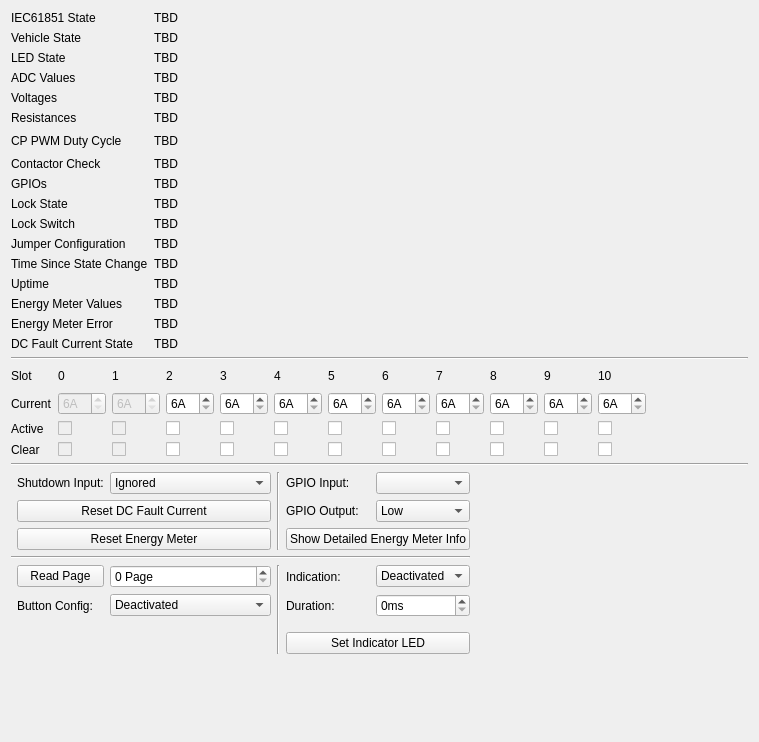
<?xml version="1.0" encoding="UTF-8"?>
<ui version="4.0">
 <class>EVSEV2</class>
 <widget class="QWidget" name="EVSEV2">
  <property name="geometry">
   <rect>
    <x>0</x>
    <y>0</y>
    <width>759</width>
    <height>742</height>
   </rect>
  </property>
  <property name="windowTitle">
   <string>Form</string>
  </property>
  <layout class="QVBoxLayout" name="verticalLayout">
   <item>
    <layout class="QGridLayout" name="gridLayout">
     <item row="9" column="0">
      <widget class="QLabel" name="label_9">
       <property name="text">
        <string>Lock State</string>
       </property>
      </widget>
     </item>
     <item row="9" column="1">
      <widget class="QLabel" name="label_lock_state">
       <property name="text">
        <string>TBD</string>
       </property>
      </widget>
     </item>
     <item row="0" column="0">
      <widget class="QLabel" name="label">
       <property name="text">
        <string>IEC61851 State</string>
       </property>
      </widget>
     </item>
     <item row="13" column="0">
      <widget class="QLabel" name="label1">
       <property name="text">
        <string>Time Since State Change</string>
       </property>
      </widget>
     </item>
     <item row="2" column="0">
      <widget class="QLabel" name="label_2">
       <property name="text">
        <string>LED State</string>
       </property>
      </widget>
     </item>
     <item row="8" column="0">
      <widget class="QLabel" name="label_8">
       <property name="text">
        <string>GPIOs</string>
       </property>
      </widget>
     </item>
     <item row="7" column="0">
      <widget class="QLabel" name="label_6">
       <property name="text">
        <string>Contactor Check</string>
       </property>
      </widget>
     </item>
     <item row="6" column="0">
      <widget class="QLabel" name="label_5">
       <property name="text">
        <string>CP PWM Duty Cycle</string>
       </property>
      </widget>
     </item>
     <item row="11" column="0">
      <widget class="QLabel" name="label_13">
       <property name="text">
        <string>Lock Switch</string>
       </property>
      </widget>
     </item>
     <item row="0" column="1">
      <widget class="QLabel" name="label_iec61851_state">
       <property name="text">
        <string>TBD</string>
       </property>
      </widget>
     </item>
     <item row="3" column="1">
      <widget class="QLabel" name="label_adc_values">
       <property name="text">
        <string>TBD</string>
       </property>
      </widget>
     </item>
     <item row="5" column="0">
      <widget class="QLabel" name="label_19">
       <property name="text">
        <string>Resistances</string>
       </property>
      </widget>
     </item>
     <item row="4" column="0">
      <widget class="QLabel" name="label_17">
       <property name="text">
        <string>Voltages</string>
       </property>
      </widget>
     </item>
     <item row="2" column="1">
      <widget class="QLabel" name="label_led_state">
       <property name="text">
        <string>TBD</string>
       </property>
      </widget>
     </item>
     <item row="6" column="1">
      <widget class="QLabel" name="label_cp_pwm_duty_cycle">
       <property name="text">
        <string>TBD</string>
       </property>
      </widget>
     </item>
     <item row="7" column="1">
      <widget class="QLabel" name="label_contactor_check">
       <property name="text">
        <string>TBD</string>
       </property>
      </widget>
     </item>
     <item row="16" column="1">
      <widget class="QLabel" name="label_energy_meter_error">
       <property name="text">
        <string>TBD</string>
       </property>
      </widget>
     </item>
     <item row="17" column="0">
      <widget class="QLabel" name="label_7">
       <property name="text">
        <string>DC Fault Current State</string>
       </property>
      </widget>
     </item>
     <item row="8" column="1">
      <widget class="QLabel" name="label_gpios">
       <property name="text">
        <string>TBD</string>
       </property>
      </widget>
     </item>
     <item row="11" column="1">
      <widget class="QLabel" name="label_lock_switch">
       <property name="text">
        <string>TBD</string>
       </property>
      </widget>
     </item>
     <item row="14" column="0">
      <widget class="QLabel" name="label_16">
       <property name="text">
        <string>Uptime</string>
       </property>
      </widget>
     </item>
     <item row="14" column="1">
      <widget class="QLabel" name="label_uptime">
       <property name="text">
        <string>TBD</string>
       </property>
      </widget>
     </item>
     <item row="3" column="0">
      <widget class="QLabel" name="label_18">
       <property name="text">
        <string>ADC Values</string>
       </property>
      </widget>
     </item>
     <item row="4" column="1">
      <widget class="QLabel" name="label_voltages">
       <property name="text">
        <string>TBD</string>
       </property>
      </widget>
     </item>
     <item row="5" column="1">
      <widget class="QLabel" name="label_resistances">
       <property name="text">
        <string>TBD</string>
       </property>
      </widget>
     </item>
     <item row="13" column="1">
      <widget class="QLabel" name="label_time_since_state_change">
       <property name="text">
        <string>TBD</string>
       </property>
      </widget>
     </item>
     <item row="1" column="0">
      <widget class="QLabel" name="label_26">
       <property name="text">
        <string>Vehicle State</string>
       </property>
      </widget>
     </item>
     <item row="1" column="1">
      <widget class="QLabel" name="label_vehicle_state">
       <property name="text">
        <string>TBD</string>
       </property>
      </widget>
     </item>
     <item row="15" column="0">
      <widget class="QLabel" name="label_3">
       <property name="text">
        <string>Energy Meter Values</string>
       </property>
      </widget>
     </item>
     <item row="6" column="2">
      <spacer name="horizontalSpacer">
       <property name="orientation">
        <enum>Qt::Horizontal</enum>
       </property>
       <property name="sizeHint" stdset="0">
        <size>
         <width>40</width>
         <height>20</height>
        </size>
       </property>
      </spacer>
     </item>
     <item row="15" column="1">
      <widget class="QLabel" name="label_energy_meter_values">
       <property name="text">
        <string>TBD</string>
       </property>
      </widget>
     </item>
     <item row="16" column="0">
      <widget class="QLabel" name="label_4">
       <property name="text">
        <string>Energy Meter Error</string>
       </property>
      </widget>
     </item>
     <item row="17" column="1">
      <widget class="QLabel" name="label_dc_fault_current_state">
       <property name="text">
        <string>TBD</string>
       </property>
      </widget>
     </item>
     <item row="12" column="0">
      <widget class="QLabel" name="label_12">
       <property name="text">
        <string>Jumper Configuration</string>
       </property>
      </widget>
     </item>
     <item row="12" column="1">
      <widget class="QLabel" name="label_jumper_configuration">
       <property name="text">
        <string>TBD</string>
       </property>
      </widget>
     </item>
    </layout>
   </item>
   <item>
    <widget class="Line" name="line_8">
     <property name="orientation">
      <enum>Qt::Horizontal</enum>
     </property>
    </widget>
   </item>
   <item>
    <layout class="QGridLayout" name="gridLayout_3">
     <item row="0" column="0">
      <widget class="QLabel" name="label_10">
       <property name="text">
        <string>Slot</string>
       </property>
      </widget>
     </item>
     <item row="1" column="3">
      <widget class="QSpinBox" name="spin_slot_current_2">
       <property name="suffix">
        <string>A</string>
       </property>
       <property name="minimum">
        <number>6</number>
       </property>
       <property name="maximum">
        <number>32</number>
       </property>
      </widget>
     </item>
     <item row="2" column="7">
      <widget class="QCheckBox" name="check_slot_active_6">
       <property name="text">
        <string/>
       </property>
      </widget>
     </item>
     <item row="1" column="0">
      <widget class="QLabel" name="label_15">
       <property name="text">
        <string>Current</string>
       </property>
      </widget>
     </item>
     <item row="2" column="0">
      <widget class="QLabel" name="label_22">
       <property name="text">
        <string>Active</string>
       </property>
      </widget>
     </item>
     <item row="3" column="0">
      <widget class="QLabel" name="label_23">
       <property name="text">
        <string>Clear</string>
       </property>
      </widget>
     </item>
     <item row="1" column="1">
      <widget class="QSpinBox" name="spin_slot_current_0">
       <property name="enabled">
        <bool>false</bool>
       </property>
       <property name="suffix">
        <string>A</string>
       </property>
       <property name="minimum">
        <number>6</number>
       </property>
       <property name="maximum">
        <number>32</number>
       </property>
      </widget>
     </item>
     <item row="0" column="1">
      <widget class="QLabel" name="label_24">
       <property name="text">
        <string>0</string>
       </property>
      </widget>
     </item>
     <item row="2" column="1">
      <widget class="QCheckBox" name="check_slot_active_0">
       <property name="enabled">
        <bool>false</bool>
       </property>
       <property name="text">
        <string/>
       </property>
      </widget>
     </item>
     <item row="2" column="2">
      <widget class="QCheckBox" name="check_slot_active_1">
       <property name="enabled">
        <bool>false</bool>
       </property>
       <property name="text">
        <string/>
       </property>
      </widget>
     </item>
     <item row="3" column="1">
      <widget class="QCheckBox" name="check_slot_clear_0">
       <property name="enabled">
        <bool>false</bool>
       </property>
       <property name="text">
        <string/>
       </property>
      </widget>
     </item>
     <item row="0" column="2">
      <widget class="QLabel" name="label_25">
       <property name="text">
        <string>1</string>
       </property>
      </widget>
     </item>
     <item row="0" column="3">
      <widget class="QLabel" name="label_29">
       <property name="text">
        <string>2</string>
       </property>
      </widget>
     </item>
     <item row="0" column="4">
      <widget class="QLabel" name="label_30">
       <property name="text">
        <string>3</string>
       </property>
      </widget>
     </item>
     <item row="0" column="5">
      <widget class="QLabel" name="label_31">
       <property name="text">
        <string>4</string>
       </property>
      </widget>
     </item>
     <item row="0" column="6">
      <widget class="QLabel" name="label_32">
       <property name="text">
        <string>5</string>
       </property>
      </widget>
     </item>
     <item row="0" column="7">
      <widget class="QLabel" name="label_33">
       <property name="text">
        <string>6</string>
       </property>
      </widget>
     </item>
     <item row="0" column="8">
      <widget class="QLabel" name="label_34">
       <property name="text">
        <string>7</string>
       </property>
      </widget>
     </item>
     <item row="0" column="9">
      <widget class="QLabel" name="label_35">
       <property name="text">
        <string>8</string>
       </property>
      </widget>
     </item>
     <item row="0" column="10">
      <widget class="QLabel" name="label_36">
       <property name="text">
        <string>9</string>
       </property>
      </widget>
     </item>
     <item row="0" column="11">
      <widget class="QLabel" name="label_37">
       <property name="text">
        <string>10</string>
       </property>
      </widget>
     </item>
     <item row="3" column="2">
      <widget class="QCheckBox" name="check_slot_clear_1">
       <property name="enabled">
        <bool>false</bool>
       </property>
       <property name="text">
        <string/>
       </property>
      </widget>
     </item>
     <item row="2" column="3">
      <widget class="QCheckBox" name="check_slot_active_2">
       <property name="text">
        <string/>
       </property>
      </widget>
     </item>
     <item row="3" column="3">
      <widget class="QCheckBox" name="check_slot_clear_2">
       <property name="text">
        <string/>
       </property>
      </widget>
     </item>
     <item row="2" column="4">
      <widget class="QCheckBox" name="check_slot_active_3">
       <property name="text">
        <string/>
       </property>
      </widget>
     </item>
     <item row="3" column="4">
      <widget class="QCheckBox" name="check_slot_clear_3">
       <property name="text">
        <string/>
       </property>
      </widget>
     </item>
     <item row="2" column="5">
      <widget class="QCheckBox" name="check_slot_active_4">
       <property name="text">
        <string/>
       </property>
      </widget>
     </item>
     <item row="3" column="5">
      <widget class="QCheckBox" name="check_slot_clear_4">
       <property name="text">
        <string/>
       </property>
      </widget>
     </item>
     <item row="2" column="6">
      <widget class="QCheckBox" name="check_slot_active_5">
       <property name="text">
        <string/>
       </property>
      </widget>
     </item>
     <item row="3" column="6">
      <widget class="QCheckBox" name="check_slot_clear_5">
       <property name="text">
        <string/>
       </property>
      </widget>
     </item>
     <item row="3" column="7">
      <widget class="QCheckBox" name="check_slot_clear_6">
       <property name="text">
        <string/>
       </property>
      </widget>
     </item>
     <item row="2" column="8">
      <widget class="QCheckBox" name="check_slot_active_7">
       <property name="text">
        <string/>
       </property>
      </widget>
     </item>
     <item row="3" column="8">
      <widget class="QCheckBox" name="check_slot_clear_7">
       <property name="text">
        <string/>
       </property>
      </widget>
     </item>
     <item row="2" column="9">
      <widget class="QCheckBox" name="check_slot_active_8">
       <property name="text">
        <string/>
       </property>
      </widget>
     </item>
     <item row="2" column="10">
      <widget class="QCheckBox" name="check_slot_active_9">
       <property name="text">
        <string/>
       </property>
      </widget>
     </item>
     <item row="2" column="11">
      <widget class="QCheckBox" name="check_slot_active_10">
       <property name="text">
        <string/>
       </property>
      </widget>
     </item>
     <item row="3" column="9">
      <widget class="QCheckBox" name="check_slot_clear_8">
       <property name="text">
        <string/>
       </property>
      </widget>
     </item>
     <item row="3" column="10">
      <widget class="QCheckBox" name="check_slot_clear_9">
       <property name="text">
        <string/>
       </property>
      </widget>
     </item>
     <item row="3" column="11">
      <widget class="QCheckBox" name="check_slot_clear_10">
       <property name="text">
        <string/>
       </property>
      </widget>
     </item>
     <item row="1" column="2">
      <widget class="QSpinBox" name="spin_slot_current_1">
       <property name="enabled">
        <bool>false</bool>
       </property>
       <property name="suffix">
        <string>A</string>
       </property>
       <property name="minimum">
        <number>6</number>
       </property>
       <property name="maximum">
        <number>32</number>
       </property>
      </widget>
     </item>
     <item row="1" column="4">
      <widget class="QSpinBox" name="spin_slot_current_3">
       <property name="suffix">
        <string>A</string>
       </property>
       <property name="minimum">
        <number>6</number>
       </property>
       <property name="maximum">
        <number>32</number>
       </property>
      </widget>
     </item>
     <item row="1" column="5">
      <widget class="QSpinBox" name="spin_slot_current_4">
       <property name="suffix">
        <string>A</string>
       </property>
       <property name="minimum">
        <number>6</number>
       </property>
       <property name="maximum">
        <number>32</number>
       </property>
      </widget>
     </item>
     <item row="1" column="6">
      <widget class="QSpinBox" name="spin_slot_current_5">
       <property name="suffix">
        <string>A</string>
       </property>
       <property name="minimum">
        <number>6</number>
       </property>
       <property name="maximum">
        <number>32</number>
       </property>
      </widget>
     </item>
     <item row="1" column="7">
      <widget class="QSpinBox" name="spin_slot_current_6">
       <property name="suffix">
        <string>A</string>
       </property>
       <property name="minimum">
        <number>6</number>
       </property>
       <property name="maximum">
        <number>32</number>
       </property>
      </widget>
     </item>
     <item row="1" column="9">
      <widget class="QSpinBox" name="spin_slot_current_8">
       <property name="suffix">
        <string>A</string>
       </property>
       <property name="minimum">
        <number>6</number>
       </property>
       <property name="maximum">
        <number>32</number>
       </property>
      </widget>
     </item>
     <item row="1" column="8">
      <widget class="QSpinBox" name="spin_slot_current_7">
       <property name="suffix">
        <string>A</string>
       </property>
       <property name="minimum">
        <number>6</number>
       </property>
       <property name="maximum">
        <number>32</number>
       </property>
      </widget>
     </item>
     <item row="1" column="10">
      <widget class="QSpinBox" name="spin_slot_current_9">
       <property name="suffix">
        <string>A</string>
       </property>
       <property name="minimum">
        <number>6</number>
       </property>
       <property name="maximum">
        <number>32</number>
       </property>
      </widget>
     </item>
     <item row="1" column="11">
      <widget class="QSpinBox" name="spin_slot_current_10">
       <property name="suffix">
        <string>A</string>
       </property>
       <property name="minimum">
        <number>6</number>
       </property>
       <property name="maximum">
        <number>32</number>
       </property>
      </widget>
     </item>
     <item row="0" column="12">
      <spacer name="horizontalSpacer_3">
       <property name="orientation">
        <enum>Qt::Horizontal</enum>
       </property>
       <property name="sizeHint" stdset="0">
        <size>
         <width>40</width>
         <height>20</height>
        </size>
       </property>
      </spacer>
     </item>
    </layout>
   </item>
   <item>
    <widget class="Line" name="line_9">
     <property name="orientation">
      <enum>Qt::Horizontal</enum>
     </property>
    </widget>
   </item>
   <item>
    <layout class="QGridLayout" name="gridLayout_2">
     <item row="5" column="4">
      <widget class="QLabel" name="label_21">
       <property name="text">
        <string>Duration:</string>
       </property>
      </widget>
     </item>
     <item row="0" column="4">
      <widget class="QLabel" name="label_11">
       <property name="text">
        <string>GPIO Input:</string>
       </property>
      </widget>
     </item>
     <item row="0" column="5">
      <widget class="QComboBox" name="combo_gpio_input"/>
     </item>
     <item row="2" column="1" colspan="2">
      <widget class="QPushButton" name="button_energy_meter_reset">
       <property name="text">
        <string>Reset Energy Meter</string>
       </property>
      </widget>
     </item>
     <item row="1" column="1" colspan="2">
      <widget class="QPushButton" name="button_dc_fault_reset">
       <property name="text">
        <string>Reset DC Fault Current</string>
       </property>
      </widget>
     </item>
     <item row="1" column="4">
      <widget class="QLabel" name="label_14">
       <property name="text">
        <string>GPIO Output:</string>
       </property>
      </widget>
     </item>
     <item row="1" column="6">
      <spacer name="horizontalSpacer_2">
       <property name="orientation">
        <enum>Qt::Horizontal</enum>
       </property>
       <property name="sizeHint" stdset="0">
        <size>
         <width>40</width>
         <height>20</height>
        </size>
       </property>
      </spacer>
     </item>
     <item row="1" column="5">
      <widget class="QComboBox" name="combo_gpio_output">
       <item>
        <property name="text">
         <string>Low</string>
        </property>
       </item>
       <item>
        <property name="text">
         <string>High</string>
        </property>
       </item>
      </widget>
     </item>
     <item row="0" column="3" rowspan="3">
      <widget class="Line" name="line_2">
       <property name="orientation">
        <enum>Qt::Vertical</enum>
       </property>
      </widget>
     </item>
     <item row="2" column="4" colspan="2">
      <widget class="QPushButton" name="button_energy_meter_detailed">
       <property name="text">
        <string>Show Detailed Energy Meter Info</string>
       </property>
      </widget>
     </item>
     <item row="5" column="1">
      <widget class="QLabel" name="label_27">
       <property name="text">
        <string>Button Config:</string>
       </property>
      </widget>
     </item>
     <item row="4" column="2">
      <widget class="QSpinBox" name="spinbox_page">
       <property name="suffix">
        <string> Page</string>
       </property>
       <property name="maximum">
        <number>15</number>
       </property>
      </widget>
     </item>
     <item row="4" column="4">
      <widget class="QLabel" name="label_20">
       <property name="text">
        <string>Indication:</string>
       </property>
      </widget>
     </item>
     <item row="4" column="5">
      <widget class="QComboBox" name="combobox_indication">
       <item>
        <property name="text">
         <string>Deactivated</string>
        </property>
       </item>
       <item>
        <property name="text">
         <string>Off</string>
        </property>
       </item>
       <item>
        <property name="text">
         <string>25%</string>
        </property>
       </item>
       <item>
        <property name="text">
         <string>50%</string>
        </property>
       </item>
       <item>
        <property name="text">
         <string>75%</string>
        </property>
       </item>
       <item>
        <property name="text">
         <string>On</string>
        </property>
       </item>
       <item>
        <property name="text">
         <string>ack</string>
        </property>
       </item>
       <item>
        <property name="text">
         <string>nack</string>
        </property>
       </item>
       <item>
        <property name="text">
         <string>nag</string>
        </property>
       </item>
      </widget>
     </item>
     <item row="7" column="4" colspan="2">
      <widget class="QPushButton" name="button_set_indicator">
       <property name="text">
        <string>Set Indicator LED</string>
       </property>
      </widget>
     </item>
     <item row="4" column="1">
      <widget class="QPushButton" name="button_read_page">
       <property name="text">
        <string>Read Page</string>
       </property>
      </widget>
     </item>
     <item row="5" column="2">
      <widget class="QComboBox" name="combo_button_config">
       <item>
        <property name="text">
         <string>Deactivated</string>
        </property>
       </item>
       <item>
        <property name="text">
         <string>Start Charging</string>
        </property>
       </item>
       <item>
        <property name="text">
         <string>Stop Charging</string>
        </property>
       </item>
       <item>
        <property name="text">
         <string>Start And Stop Charging</string>
        </property>
       </item>
      </widget>
     </item>
     <item row="3" column="0" colspan="6">
      <widget class="Line" name="line_3">
       <property name="orientation">
        <enum>Qt::Horizontal</enum>
       </property>
      </widget>
     </item>
     <item row="4" column="3" rowspan="4">
      <widget class="Line" name="line_4">
       <property name="orientation">
        <enum>Qt::Vertical</enum>
       </property>
      </widget>
     </item>
     <item row="5" column="5">
      <widget class="QSpinBox" name="spin_duration">
       <property name="suffix">
        <string>ms</string>
       </property>
       <property name="maximum">
        <number>65535</number>
       </property>
      </widget>
     </item>
     <item row="6" column="0">
      <widget class="Line" name="line_6">
       <property name="orientation">
        <enum>Qt::Horizontal</enum>
       </property>
      </widget>
     </item>
     <item row="0" column="1">
      <widget class="QLabel" name="label_28">
       <property name="text">
        <string>Shutdown Input:</string>
       </property>
      </widget>
     </item>
     <item row="0" column="2">
      <widget class="QComboBox" name="combo_shutdown_input">
       <item>
        <property name="text">
         <string>Ignored</string>
        </property>
       </item>
       <item>
        <property name="text">
         <string>On Close</string>
        </property>
       </item>
       <item>
        <property name="text">
         <string>On Open</string>
        </property>
       </item>
      </widget>
     </item>
    </layout>
   </item>
   <item>
    <spacer name="verticalSpacer">
     <property name="orientation">
      <enum>Qt::Vertical</enum>
     </property>
     <property name="sizeHint" stdset="0">
      <size>
       <width>20</width>
       <height>40</height>
      </size>
     </property>
    </spacer>
   </item>
  </layout>
 </widget>
 <resources/>
 <connections/>
</ui>
